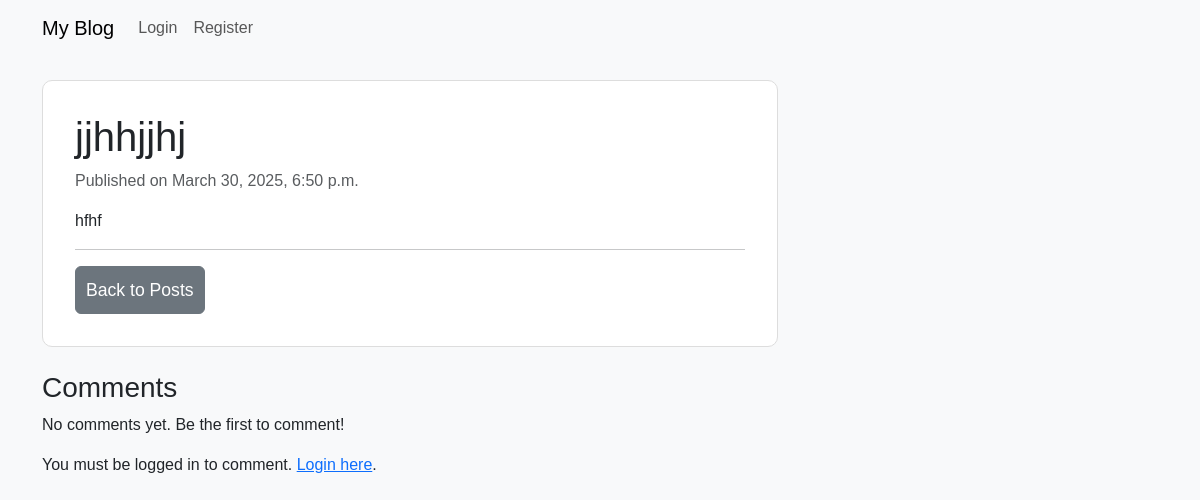
The page /post/13/ on the database its author committed.
### blog/models.py (models this page shows, shortened)
class Post(models.Model):
    title = models.CharField(max_length=255)
    content = models.TextField()
    created_at = models.DateTimeField(auto_now_add=True)
    updated_at = models.DateTimeField(auto_now=True)
    college = models.ForeignKey(College, on_delete=models.SET_NULL, null=True, blank=True)
    category = models.ForeignKey(Category, on_delete=models.SET_NULL, null=True, blank=True)
    author = models.ForeignKey(User, on_delete=models.CASCADE)
    image = models.ImageField(upload_to='post_images/', null=True, blank=True)

### blog/views.py (the view)
# urls.py: path('post/<int:post_id>/', views.post_detail, name='post_detail'),  # View details of a post
def post_detail(request, post_id):
    post = get_object_or_404(Post, pk=post_id)
    comments = post.comments.all()
    if request.method == 'POST':
        if not request.user.is_authenticated:
            messages.warning(request, "You must be logged in to comment.")
            return redirect(f"{reverse('login')}?next={request.path}")
        comment_form = CommentForm(request.POST)
        if comment_form.is_valid():
            comment = comment_form.save(commit=False)
            comment.post = post
            comment.author = request.user
            comment.save()
            messages.success(request, "Your comment has been posted.")
            return redirect('post_detail', post_id=post.pk)
    else:
        comment_form = CommentForm()
    return render(request, 'blog/post_detail.html', {
        'post': post,
        'comments': comments,
        'comment_form': comment_form,
    })

### blog/templates/blog/post_detail.html (shortened to what this page needs)
{% extends 'blog/base.html' %}
{% block content %}
    <div class="row">
        <div class="col-md-8">
            <div class="card">
                <div class="card-body">
                    <h1 class="card-title">{{ post.title }}</h1>
                    <p class="card-text text-muted">Published on {{ post.created_at|date:"F j, Y, g:i a" }}</p>
                    <p class="card-text">{{ post.content }}</p>
                    <hr>
                    <a href="{% url 'post_list' %}" class="btn btn-secondary">Back to Posts</a>
                </div>
            </div>
            <div class="mt-4">
                <h3>Comments</h3>
                {% if comments %}
                    {% for comment in comments %}
                        <div class="card my-3">
                            <div class="card-body">
                                <strong>{{ comment.author.username }}</strong> said:
                                <p>{{ comment.text }}</p>
                                <p class="text-muted">{{ comment.created_at|date:"F j, Y, g:i a" }}</p>
                            </div>
                        </div>
                    {% endfor %}
                {% else %}
                    <p>No comments yet. Be the first to comment!</p>
                {% endif %}
                {% if user.is_authenticated %}
                    <h4>Add a Comment</h4>
                    <form method="POST">
                        {% csrf_token %}
                        {{ comment_form.as_p }}
                        <button type="submit" class="btn btn-primary">Post Comment</button>
                    </form>
                {% else %}
                    <p>You must be logged in to comment. <a href="{% url 'login' %}">Login here</a>.</p>
                {% endif %}
            </div>
        </div>
    </div>
{% endblock %}

### blog/static/css/style.css (style rules this page uses)
body { font-family: Arial, sans-serif; background-color: #f8f9fa; margin: 0; padding: 0; }
h1, h2 { color: #333; }
.card { border-radius: 10px; border: 1px solid #ddd; margin-bottom: 20px; background-color: #fff; }
.card { border-radius: 10px; }
.card-body { padding: 2rem; }
.btn { font-size: 1.1rem; padding: 10px; }

### rows shown on the page
Post: title "jjhhjjhj", created_at "March 30, 2025, 6:50 p.m.", content "hfhf"
